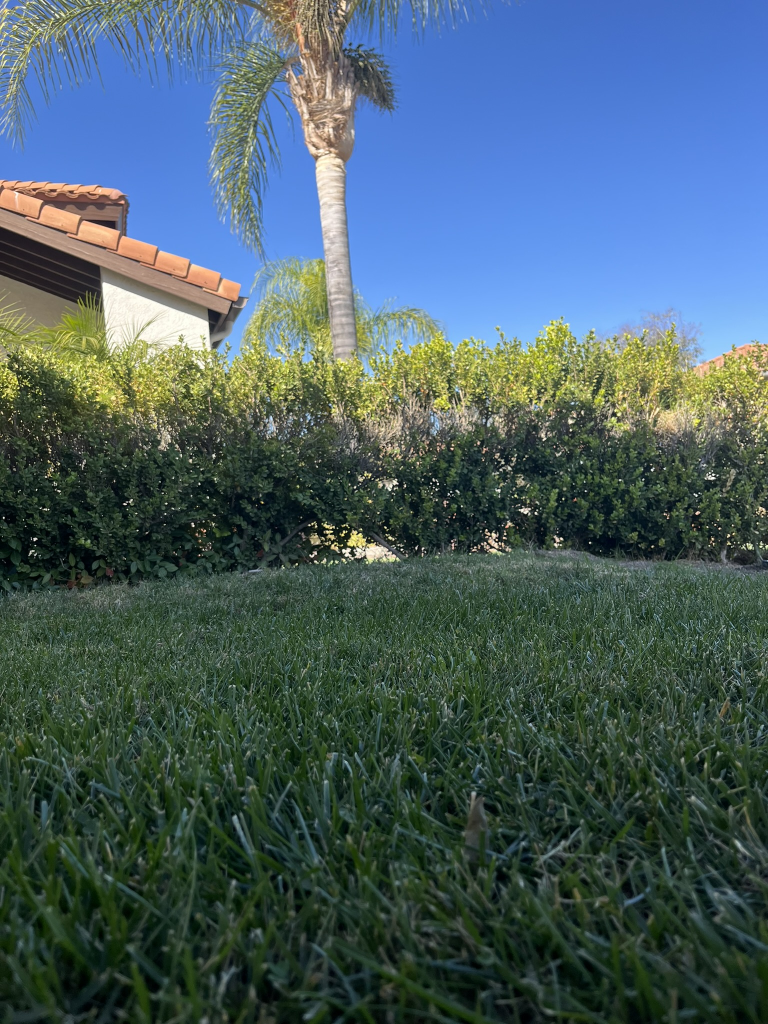
#> input picture dev/assets/s2/left.JPEG, 1536 x 2048 px (shown at 1/2 size); its folder holds 2 pictures in this run
$ python prot3.py
#> lines starting #> are read from the running program, lines starting #| are printed output that depends on the picture; after the words box and inside, x2 and y2 are one past the last pixel; in counts of white or black regions, pixels touching at a corner belong together
# Proof of Concept 3
#
# Performs preprocessing, identifies boundary by finding shift from longest green section to non green along centerline vertical

import cv2
import numpy as np
import math

def find_boundary(img, height, center_x):
    # centerline pixels
    centerline = img[:, center_x]

    # determine largest unmasked (green) stretch
    max_stretch = 0
    max_start = -1
    current_start = -1
    current_stretch = 0
    for y in range(height - 1, -1, -1):
        # unmasked pixel: get stretch length
        if centerline[y] == 255:
            if current_start == -1: current_start = y
            current_stretch += 1

        # masked pixel: log transition if largest
        else:
            if current_stretch > max_stretch:
                max_stretch = current_stretch
                max_start = current_start
            current_start = -1
            current_stretch = 0

    # only unmasked or masked
    if current_stretch > max_stretch or max_start == -1: return -1

    # find transition to masked (non-green) stretch over threshold
    threshold = 15
    current_stretch = 0
    for y in range(max_start - 1, -1, -1):
        if centerline[y] == 0:
            current_stretch += 1
            if current_stretch >= threshold:
                return y + current_stretch

        else: current_stretch = 0

    return -1

# process each image
def process_image(name):
    # load image
#> called with name = 'left'
    img = cv2.imread(f"assets/s2/{name}.JPEG")
#> img is the input picture: shape (2048, 1536, 3); mean B, G, R 101, 94.7, 72.8
    height, width = img.shape[:2]
#> height = 2048; width = 1536
    center_x = width // 2
#> center_x = 768

    # gaussian blur and HSV color segments
    img_blur = cv2.GaussianBlur(img, (21, 21), 0)
    img_hsv = cv2.cvtColor(img_blur, cv2.COLOR_BGR2HSV)
#> img_hsv: shape (2048, 1536, 3); mean H, S, V 73.6, 102, 116.4

    # create masks to detect green regions
    green_lower_bound = np.array([35, 40, 40])
    green_upper_bound = np.array([85, 255, 255])
    img_mask = cv2.inRange(img_hsv, green_lower_bound, green_upper_bound)
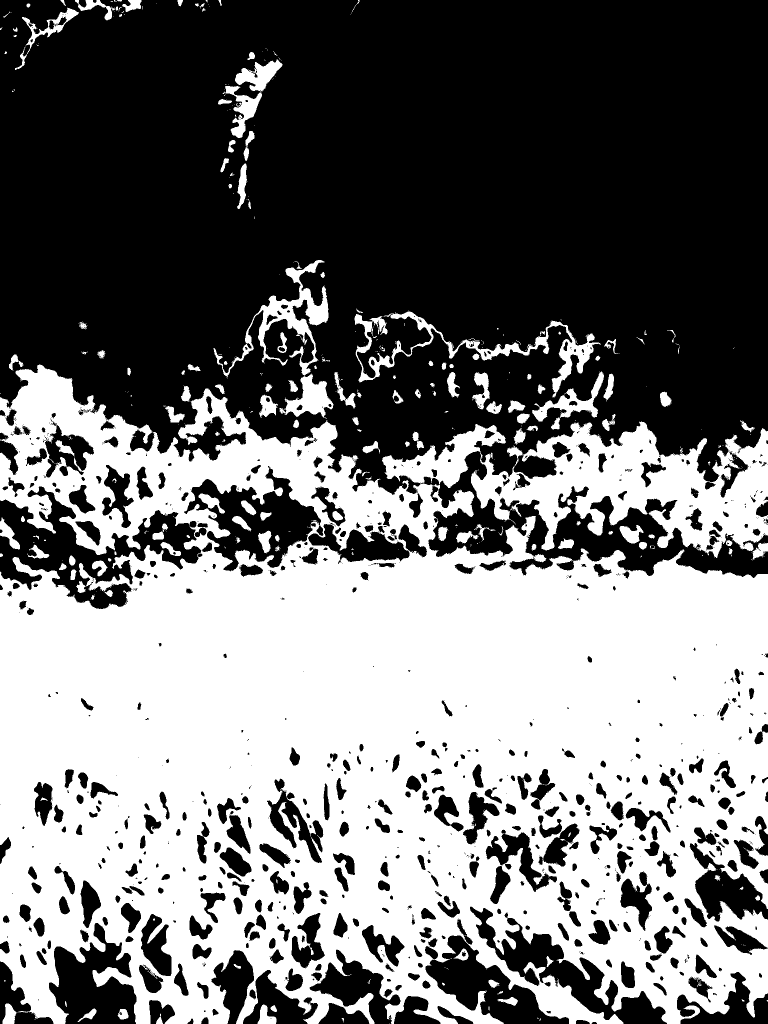
#> img_mask: shape (2048, 1536) (shown at 1/2 size); 46.2% white; 540 white regions (378 under 20 px), largest, box (x1, y1, x2, y2) and area: (0, 729, 1536, 2048) 1379380, (709, 623, 1201, 795) 11926, (427, 520, 657, 755) 10373

    # find border
    border = (center_x, find_boundary(img_mask, height, center_x))
#> in find_boundary, `centerline = img[:, center_x]`: centerline = 2048 values, max 255 at index 631, min 0 at index 0, mean 113.1
#> after the loop in find_boundary, `for y in range(height - 1, -1, -1):`: max_start = 1605; max_stretch = 472
#> border = (768, 1120)
    cv2.circle(img, border, 30, (0, 255, 0), 3)
#> img: shape (2048, 1536, 3); 0.03% of pixels changed, all inside (x1, y1, x2, y2) = (736, 1088, 801, 1153)
    cv2.circle(img_mask, border, 30, (0, 255, 0), 3)
#> img_mask: shape (2048, 1536); 46.2% white; 541 white regions (378 under 20 px), largest, box (x1, y1, x2, y2) and area: (0, 729, 1536, 2048) 1377892, (709, 623, 1201, 795) 11926, (427, 520, 657, 755) 10373

    # save images
    cv2.imwrite(f"output/{name}/1_mask.JPEG", img_mask)
    cv2.imwrite(f"output/{name}/2_marked.JPEG", img)

    return img, border

# task flow
def process_imgs():
    left, left_border = process_image("left")
#> left_border = (768, 1120)
    right, right_border = process_image("right")
#> call 2 of process_image, with name = 'right'
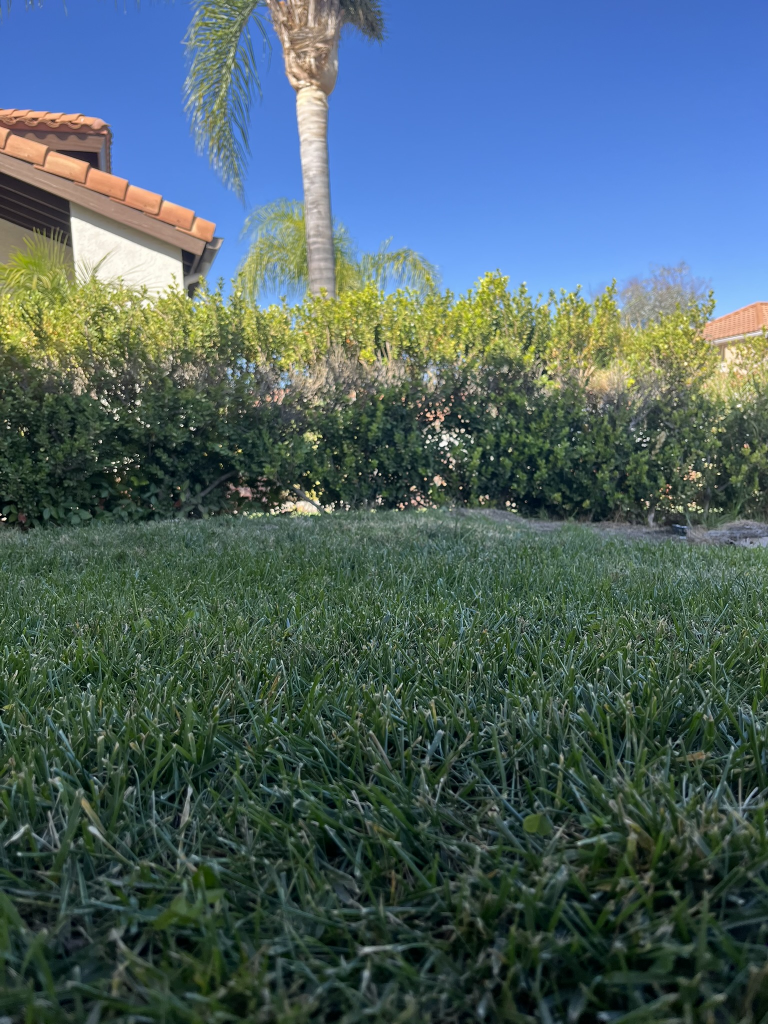
#> input picture dev/assets/s2/right.JPEG, 1536 x 2048 px (shown at 1/2 size)
#> in process_image, img is the input picture: shape (2048, 1536, 3); mean B, G, R 101.1, 97.6, 76.3
#> in process_image (call 2), `img_hsv = cv2.cvtColor(img_blur, cv2.COLOR_BGR2HSV)`: img_hsv: shape (2048, 1536, 3); mean H, S, V 72.7, 96.2, 117.2
#> in process_image (call 2), `img_mask = cv2.inRange(img_hsv, green_lower_bound, green_upper_bound)`:
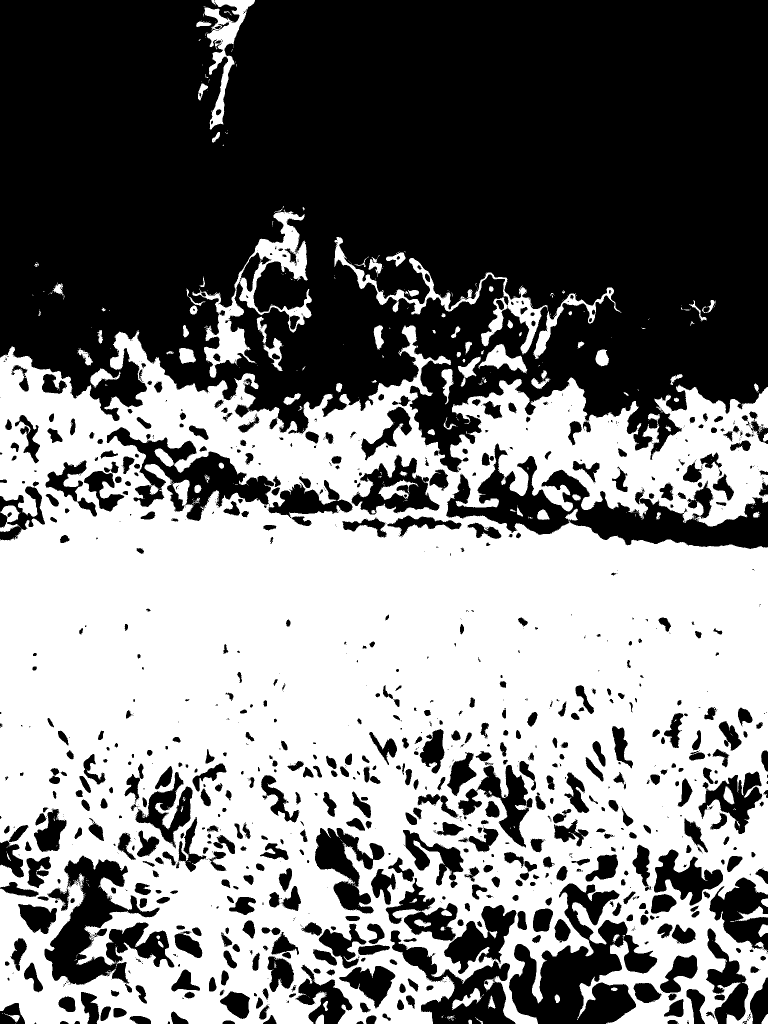
#> img_mask: shape (2048, 1536) (shown at 1/2 size); 48.7% white; 585 white regions (475 under 20 px), largest, box (x1, y1, x2, y2) and area: (0, 651, 1536, 2048) 1469512, (385, 419, 624, 756) 16926, (668, 474, 1096, 709) 10896
#> in process_image (call 2), `border = (center_x, find_boundary(img_mask, height, center_x))`: border = (768, 969)
#> in process_image (call 2), `cv2.circle(img, border, 30, (0, 255, 0), 3)`: img: shape (2048, 1536, 3); 0.03% of pixels changed, all inside (x1, y1, x2, y2) = (736, 937, 801, 1002)
#> in process_image (call 2), `cv2.circle(img_mask, border, 30, (0, 255, 0), 3)`: img_mask: shape (2048, 1536); 48.7% white; 589 white regions (475 under 20 px), largest, box (x1, y1, x2, y2) and area: (0, 651, 1536, 2048) 1469229, (385, 419, 624, 756) 16926, (668, 474, 1096, 709) 10896
#> right_border = (768, 969)

    print(f"Left border: {left_border}")
#| Left border: (768, 1120)
    print(f"Right border: {right_border}")
#| Right border: (768, 969)

if __name__ == "__main__":
    process_imgs()
